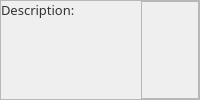
                 <widget class="QFrame" name="frame_17">
                  <property name="frameShape">
                   <enum>QFrame::StyledPanel</enum>
                  </property>
                  <property name="frameShadow">
                   <enum>QFrame::Raised</enum>
                  </property>
                  <layout class="QHBoxLayout" name="horizontalLayout_16">
                   <property name="spacing">
                    <number>5</number>
                   </property>
                   <property name="leftMargin">
                    <number>0</number>
                   </property>
                   <property name="topMargin">
                    <number>0</number>
                   </property>
                   <property name="rightMargin">
                    <number>0</number>
                   </property>
                   <property name="bottomMargin">
                    <number>0</number>
                   </property>
                   <item alignment="Qt::AlignTop">
                    <widget class="QLabel" name="label_9">
                     <property name="sizePolicy">
                      <sizepolicy hsizetype="Fixed" vsizetype="Preferred">
                       <horstretch>0</horstretch>
                       <verstretch>0</verstretch>
                      </sizepolicy>
                     </property>
                     <property name="minimumSize">
                      <size>
                       <width>135</width>
                       <height>0</height>
                      </size>
                     </property>
                     <property name="font">
                      <font>
                       <family>Noto Sans SemiBold</family>
                       <pointsize>10</pointsize>
                       <weight>7</weight>
                       <italic>false</italic>
                       <bold>false</bold>
                      </font>
                     </property>
                     <property name="styleSheet">
                      <string notr="true">color: #333333;</string>
                     </property>
                     <property name="text">
                      <string>Description:</string>
                     </property>
                    </widget>
                   </item>
                   <item>
                    <widget class="QFrame" name="frame_6">
                     <property name="frameShape">
                      <enum>QFrame::StyledPanel</enum>
                     </property>
                     <property name="frameShadow">
                      <enum>QFrame::Raised</enum>
                     </property>
                     <layout class="QVBoxLayout" name="verticalLayout">
                      <property name="spacing">
                       <number>0</number>
                      </property>
                      <property name="leftMargin">
                       <number>0</number>
                      </property>
                      <property name="topMargin">
                       <number>0</number>
                      </property>
                      <property name="rightMargin">
                       <number>0</number>
                      </property>
                      <property name="bottomMargin">
                       <number>0</number>
                      </property>
                      <item>
                       <widget class="QLabel" name="description_label">
                        <property name="sizePolicy">
                         <sizepolicy hsizetype="Expanding" vsizetype="Preferred">
                          <horstretch>0</horstretch>
                          <verstretch>0</verstretch>
                         </sizepolicy>
                        </property>
                        <property name="font">
                         <font>
                          <family>Noto Sans</family>
                          <pointsize>10</pointsize>
                          <weight>50</weight>
                          <italic>false</italic>
                          <bold>false</bold>
                         </font>
                        </property>
                        <property name="styleSheet">
                         <string notr="true">font: 10pt &quot;Noto Sans&quot;;</string>
                        </property>
                        <property name="text">
                         <string/>
                        </property>
                        <property name="scaledContents">
                         <bool>false</bool>
                        </property>
                        <property name="wordWrap">
                         <bool>true</bool>
                        </property>
                       </widget>
                      </item>
                     </layout>
                    </widget>
                   </item>
                  </layout>
                 </widget>
